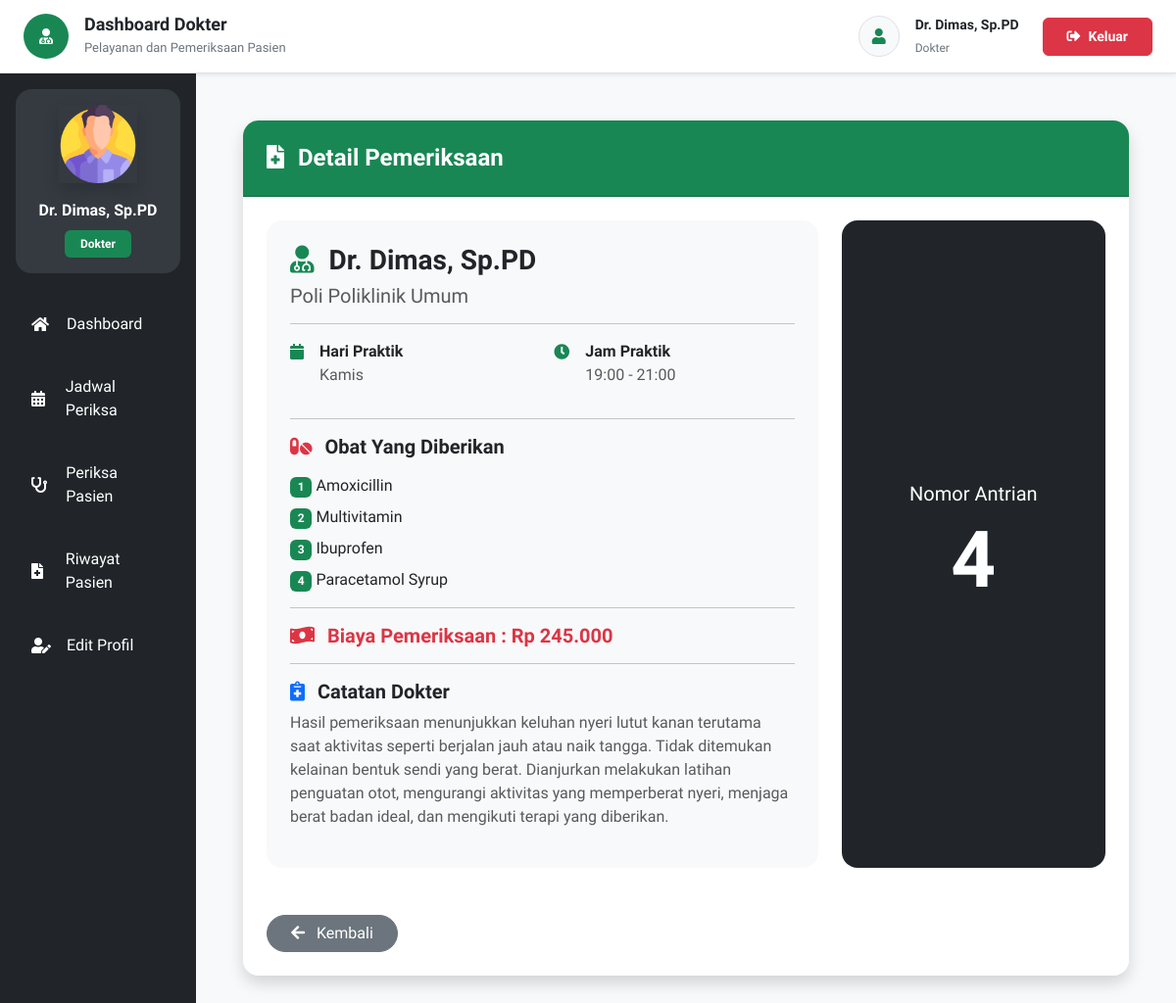
/detailDaftarPoli.php?id=17 (signed in), run on an earlier commit of the app's database.
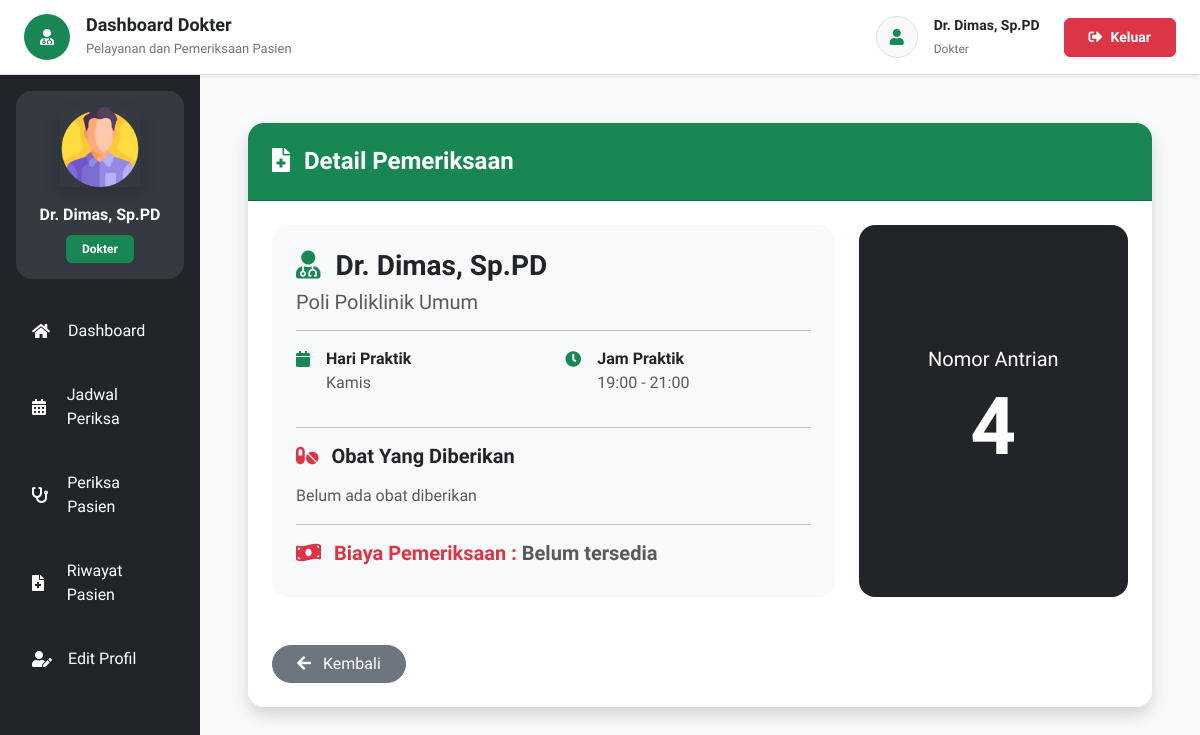
And on a later commit of the database.
### tables this page shows
CREATE TABLE `daftar_poli` (
  `id` int UNSIGNED NOT NULL,
  `id_pasien` int UNSIGNED NOT NULL,
  `id_jadwal` int UNSIGNED NOT NULL,
  `keluhan` text NOT NULL,
  `no_antrian` int UNSIGNED NOT NULL,
  `status_periksa` enum('0','1') NOT NULL
);

CREATE TABLE `periksa` (
  `id` int NOT NULL,
  `id_daftar_poli` int UNSIGNED NOT NULL,
  `tgl_periksa` datetime NOT NULL,
  `catatan` text NOT NULL,
  `biaya_periksa` int NOT NULL
);

CREATE TABLE `dokter` (
  `id` int NOT NULL,
  `nama` varchar(255) NOT NULL,
  `password` varchar(50) NOT NULL,
  `alamat` varchar(255) NOT NULL,
  `no_hp` varchar(50) NOT NULL,
  `id_poli` int NOT NULL
);

CREATE TABLE `poli` (
  `id` int NOT NULL,
  `nama_poli` varchar(25) NOT NULL,
  `keterangan` text NOT NULL
);

CREATE TABLE `jadwal_periksa` (
  `id` int UNSIGNED NOT NULL,
  `id_dokter` int NOT NULL,
  `hari` enum('Senin','Selasa','Rabu','Kamis','Jumat','Sabtu') NOT NULL,
  `jam_mulai` time NOT NULL,
  `jam_selesai` time NOT NULL,
  `aktif` char(1) NOT NULL DEFAULT 'N'
);

### pages/detailDaftarPoli/index.php (the view, shortened to what the changed rows need)
<?php
require 'config/koneksi.php';
$id = $_GET['id'] ?? null;
$query = "
SELECT
    daftar_poli.id AS idDaftarPoli,
    poli.nama_poli,
    dokter.nama AS nama_dokter,
    jadwal_periksa.hari,
    DATE_FORMAT(jadwal_periksa.jam_mulai,'%H:%i') AS jamMulai,
    DATE_FORMAT(jadwal_periksa.jam_selesai,'%H:%i') AS jamSelesai,
    daftar_poli.no_antrian,
    p.id AS idPeriksa,
    p.tgl_periksa,
    p.catatan,
    p.biaya_periksa,
    GROUP_CONCAT(o.nama_obat SEPARATOR ',') AS namaObat
FROM daftar_poli
INNER JOIN jadwal_periksa
ON daftar_poli.id_jadwal = jadwal_periksa.id
INNER JOIN dokter
ON jadwal_periksa.id_dokter = dokter.id
INNER JOIN poli
ON dokter.id_poli = poli.id
LEFT JOIN periksa p
ON daftar_poli.id = p.id_daftar_poli
LEFT JOIN detail_periksa dp
ON p.id = dp.id_periksa
LEFT JOIN obat o
ON dp.id_obat = o.id
WHERE daftar_poli.id = '$id'
GROUP BY
    daftar_poli.id,
    poli.nama_poli,
    dokter.nama,
    jadwal_periksa.hari,
    jadwal_periksa.jam_mulai,
    jadwal_periksa.jam_selesai,
    daftar_poli.no_antrian,
    p.id,
    p.tgl_periksa,
    p.catatan,
    p.biaya_periksa
";
$result = mysqli_query($mysqli, $query);
$data = mysqli_fetch_assoc($result);
?>
<div class="container py-4">
    <div class="card shadow border-0 rounded-4 overflow-hidden">
        <div class="card-body p-4">
            <div class="row g-4">
                <div class="col-lg-8">
                    <div class="card border-0 bg-light rounded-4 h-100">
                        <div class="card-body p-4">
                            <h3 class="fw-bold">
                                <i class="fas fa-user-md text-success me-2"></i>
                                <?= htmlspecialchars($data['nama_dokter']); ?>
                            </h3>
                            <h5 class="text-muted">
                                Poli <?= htmlspecialchars($data['nama_poli']); ?>
                            </h5>
                            <hr>
                            <div class="row">
                                <div class="col-md-6 mb-3">
                                    <div class="d-flex">
                                        <div>
                                            <b>Hari Praktik</b>
                                            <br>
                                            <span class="text-muted">
                                                <?= $data['hari']; ?>
                                            </span>
                                        </div>
                                    </div>
                                </div>
                                <div class="col-md-6 mb-3">
                                </div>
                            </div>
                            <hr>
                            <h5 class="fw-bold">
                                <i class="fas fa-pills text-danger me-2"></i>
                                Obat Yang Diberikan
                            </h5>
                            <div class="mt-3">
                                <?php
                                if (!empty($data['namaObat'])) {
                                    $listObat = explode(",", $data['namaObat']);
                                    foreach ($listObat as $index => $obat) {
                                        ?>
                                        <div class="mb-2">
                                            <span class="badge bg-success">
                                                <?= $index + 1 ?>
                                            </span>
                                            <?= htmlspecialchars($obat); ?>
                                        </div>
                                        <?php
                                    }
                                } else {
                                    ?>
                                    <span class="text-muted">
                                        Belum ada obat diberikan
                                    </span>
                                    <?php
                                }
                                ?>
                            </div>
                            <hr>
                            <h5 class="fw-bold text-danger">
                                <i class="fas fa-money-bill-wave me-2"></i>
                                Biaya Pemeriksaan :
                                <?php if ($data['biaya_periksa'] !== null): ?>
                                    Rp <?= number_format($data['biaya_periksa'], 0, ',', '.'); ?>
                                <?php else: ?>
                                    <span class="text-muted">
                                        Belum tersedia
                                    </span>
                                <?php endif; ?>
                            </h5>
                            <?php if (!empty($data['catatan'])): ?>
                                <hr>
                                <h5 class="fw-bold">
                                    <i class="fas fa-notes-medical text-primary me-2"></i>
                                    Catatan Dokter
                                </h5>
                                <p class="text-muted">
                                    <?= htmlspecialchars($data['catatan']); ?>
                                </p>
                            <?php endif; ?>
                        </div>
                    </div>
                </div>
                <div class="col-lg-4">
                    <div class="card bg-dark text-white border-0 rounded-4 h-100">
                        <div class="card-body text-center d-flex flex-column justify-content-center">
                            <h5>
                                Nomor Antrian
                            </h5>
                            <div class="display-1 fw-bold text-white">
                                <?= $data['no_antrian']; ?>
                            </div>
                        </div>
                    </div>
                </div>
            </div>
        </div>
    </div>
</div>

What changed in the data, as far as the page shows it:
changed daftar_poli "Dr. Dimas, Sp.PD": periksa.biaya_periksa "245.000" → (not shown); periksa.catatan "Hasil pemeriksaan menunjukkan keluhan nyeri lutut kanan terutama saat aktivitas seperti berjalan jauh atau naik tangga. Tidak ditemukan kelainan bentuk sendi yang berat. Dianjurkan melakukan latihan penguatan otot, mengurangi aktivitas yang memperberat nyeri, menjaga berat badan ideal, dan mengikuti terapi yang diberikan." → (not shown)
Also different on the page:
text no longer shown: "Rp Catatan Dokter"
text now shown: "Belum ada obat diberikan Belum tersedia"
list line gone: "1 Amoxicillin"
list line gone: "2 Multivitamin"
list line gone: "3 Ibuprofen"
list line gone: "4 Paracetamol Syrup"
